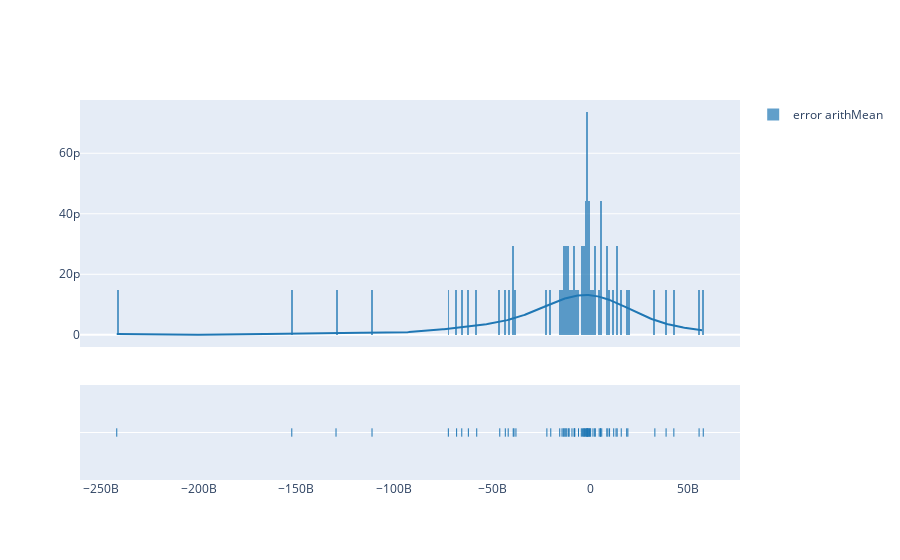

Here is the notebook cell this chart was saved with:
### Code cell
import plotly.figure_factory as ff
import numpy as np
hist_df_DC = [df_HC['deviation_arithMean'].to_numpy()]
label_arith =['error arithMean']

fig_arith = ff.create_distplot(hist_df_DC, label_arith, bin_size=1000000000)
fig_arith.show()

### Figure 1 — Plotly figure (JSON) as saved in the notebook; plotly's stock layout.template omitted (floating-point values rounded to 4 significant figures; data arrays with more than 128 entries replaced by an {"elided": "..."} marker saying what was removed)
{"data": [{"autobinx": false, "histnorm": "probability density", "legendgroup": "error arithMean", "marker": {"color": "rgb(31, 119, 180)"}, "name": "error arithMean", "opacity": 0.7, "type": "histogram", "x": [-22040000000.0, 55720000000.0, 1508000000.0, 5349000000.0, 15940000000.0, 19330000000.0, -15480000000.0, -3221000000.0, -43290000000.0, -39240000000.0, -38840000000.0, -37860000000.0, 13300000000.0, 9978000000.0, 2665000000.0, 12100000000.0, -4450000000.0, 18730000000.0, 38860000000.0, 57850000000.0, -289200000.0, 42830000000.0, -1905000000.0, -3897000000.0, -2274000000.0, -14310000000.0, -20060000000.0, -9224000000.0, -8123000000.0, -5893000000.0, -7990000000.0, -13670000000.0, 33130000000.0, -152400000000.0, -65530000000.0, -62170000000.0, -3128000000.0, -2780000000.0, -1340000000.0, -11810000000.0, -10910000000.0, -57890000000.0, -68170000000.0, 9131000000.0, -129800000000.0, -46120000000.0, -241800000000.0, -690500000.0, -11580000.0, -1661000000.0, -72390000000.0, -111400000000.0, -41820000000.0, 5376000000.0, 13860000000.0, -7761000000.0, 5984000000.0, 305100000.0, -13240000000.0, -12280000000.0, -10700000000.0, 8577000000.0, -1502000000.0, -946300000.0, -1219000000.0, -12740000000.0, 2401000000.0, 4690000000.0], "xaxis": "x", "xbins": {"end": 57850000000.0, "size": 1000000000, "start": -241800000000.0}, "yaxis": "y"}, {"legendgroup": "error arithMean", "marker": {"color": "rgb(31, 119, 180)"}, "mode": "lines", "name": "error arithMean", "showlegend": false, "type": "scatter", "x": {"elided": "500 float values"}, "xaxis": "x", "y": {"elided": "500 float values"}, "yaxis": "y"}, {"legendgroup": "error arithMean", "marker": {"color": "rgb(31, 119, 180)", "symbol": "line-ns-open"}, "mode": "markers", "name": "error arithMean", "showlegend": false, "type": "scatter", "x": [-22040000000.0, 55720000000.0, 1508000000.0, 5349000000.0, 15940000000.0, 19330000000.0, -15480000000.0, -3221000000.0, -43290000000.0, -39240000000.0, -38840000000.0, -37860000000.0, 13300000000.0, 9978000000.0, 2665000000.0, 12100000000.0, -4450000000.0, 18730000000.0, 38860000000.0, 57850000000.0, -289200000.0, 42830000000.0, -1905000000.0, -3897000000.0, -2274000000.0, -14310000000.0, -20060000000.0, -9224000000.0, -8123000000.0, -5893000000.0, -7990000000.0, -13670000000.0, 33130000000.0, -152400000000.0, -65530000000.0, -62170000000.0, -3128000000.0, -2780000000.0, -1340000000.0, -11810000000.0, -10910000000.0, -57890000000.0, -68170000000.0, 9131000000.0, -129800000000.0, -46120000000.0, -241800000000.0, -690500000.0, -11580000.0, -1661000000.0, -72390000000.0, -111400000000.0, -41820000000.0, 5376000000.0, 13860000000.0, -7761000000.0, 5984000000.0, 305100000.0, -13240000000.0, -12280000000.0, -10700000000.0, 8577000000.0, -1502000000.0, -946300000.0, -1219000000.0, -12740000000.0, 2401000000.0, 4690000000.0], "xaxis": "x", "y": ["error arithMean", "error arithMean", "error arithMean", "error arithMean", "error arithMean", "error arithMean", "error arithMean", "error arithMean", "error arithMean", "error arithMean", "error arithMean", "error arithMean", "error arithMean", "error arithMean", "error arithMean", "error arithMean", "error arithMean", "error arithMean", "error arithMean", "error arithMean", "error arithMean", "error arithMean", "error arithMean", "error arithMean", "error arithMean", "error arithMean", "error arithMean", "error arithMean", "error arithMean", "error arithMean", "error arithMean", "error arithMean", "error arithMean", "error arithMean", "error arithMean", "error arithMean", "error arithMean", "error arithMean", "error arithMean", "error arithMean", "error arithMean", "error arithMean", "error arithMean", "error arithMean", "error arithMean", "error arithMean", "error arithMean", "error arithMean", "error arithMean", "error arithMean", "error arithMean", "error arithMean", "error arithMean", "error arithMean", "error arithMean", "error arithMean", "error arithMean", "error arithMean", "error arithMean", "error arithMean", "error arithMean", "error arithMean", "error arithMean", "error arithMean", "error arithMean", "error arithMean", "error arithMean", "error arithMean"], "yaxis": "y2"}], "layout": {"barmode": "overlay", "hovermode": "closest", "legend": {"traceorder": "reversed"}, "xaxis": {"anchor": "y2", "domain": [0, 1], "zeroline": false}, "yaxis": {"anchor": "free", "domain": [0.35, 1], "position": 0}, "yaxis2": {"anchor": "x", "domain": [0, 0.25], "dtick": 1, "showticklabels": false}}}
